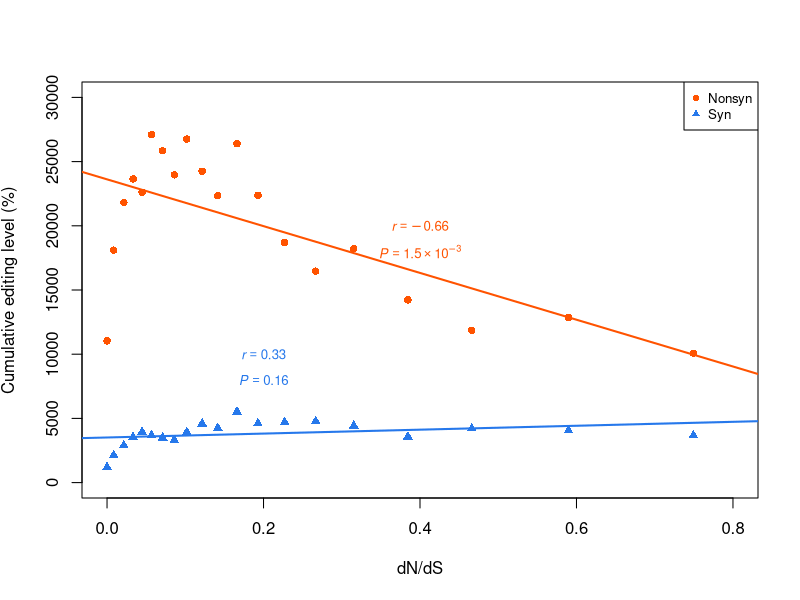

Write the R code that produced this figure.
nsc <- c("#FF5300", "#2678EB")
cor_meth<-"p"
mpc <- c(16,17)


pdf("pdf/dnds_lvl.sum.pdf", 7, 7, encoding="MacRoman")
x<-read.table("dnds_vs_level/red.dnds_vs_lvl.txt", header = T)
plot(x$dnds,x$nlvl, type = "p", pch=mpc[1], col=nsc[1],
     xlab = "dN/dS",
     xlim = c(0, 0.8),
     ylim = c(0, 30000),
     ylab = expression(paste("Cumulative editing level (%)"))
)
points(x$dnds,x$slvl, type = "p", pch=mpc[2], col=nsc[2])

cor.test(x$dnds,x$nlvl, method = cor_meth, alternative = "t")
cor.test(x$dnds,x$slvl, method = cor_meth, alternative = "t")
abline(lm(x$nlvl~x$dnds), col=nsc[1], lwd=2, lty=1)
abline(lm(x$slvl~x$dnds), col=nsc[2], lwd=2, lty=1)

text(0.4, 20000, expression(italic(r) == -0.66), col = nsc[1], cex = 0.8)
text(0.4, 18000, expression(italic(P) == "1.5" %*% 10^-3), col = nsc[1], cex = 0.8)
text(0.2, 10000, expression(italic(r) == 0.33), col = nsc[2], cex = 0.8)
text(0.2,  8000, expression(italic(P) == "0.16"), col = nsc[2], cex = 0.8)

legend("topright",
       c("Nonsyn", "Syn"),
       pch = mpc,
       cex = 0.8,
       col = nsc
)
dev.off()
